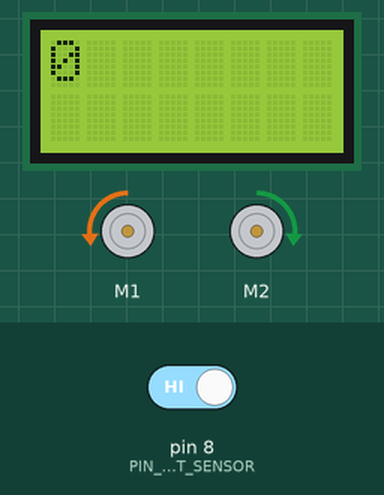
This sketch was run on a simulated Arduino Leonardo, built with avr-gcc and run on an emulated ATmega32U4. Shown: 8×2 character LCD, 2 × DC motor (green arrow = forward, orange = backward, longer = faster). The inputs (shaded band) are chosen by the test bench; at power-on: pin 8 (PIN_LEFT_SENSOR) HIGH.

Above: at 1.8 s.
1.9 s: pin 8 (PIN_LEFT_SENSOR) driven LOW
At 2.4 s:
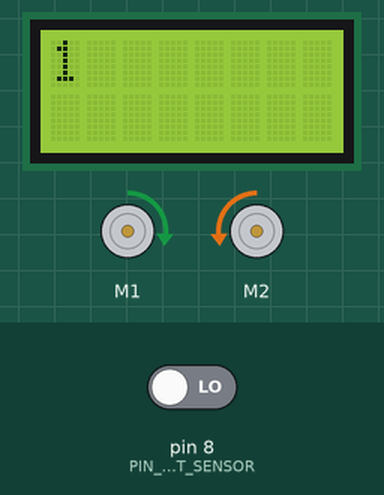
4.0 s: pin 8 (PIN_LEFT_SENSOR) driven HIGH
At 4.4 s:
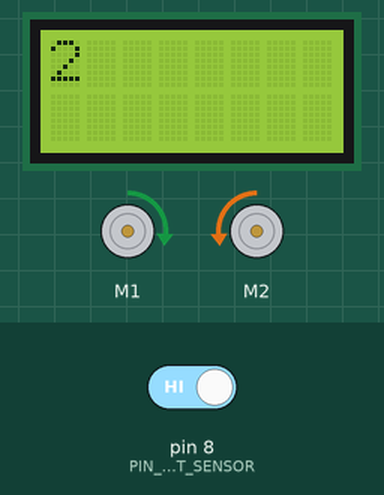
6.0 s: pin 8 (PIN_LEFT_SENSOR) driven LOW
At 6.4 s:
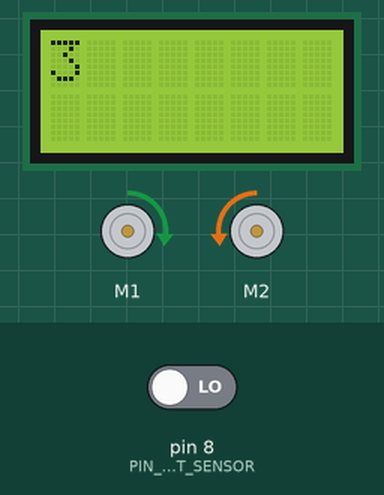
Timing chart, 0 to 14.0 s (numbered marks = the images above; inputs shaded):
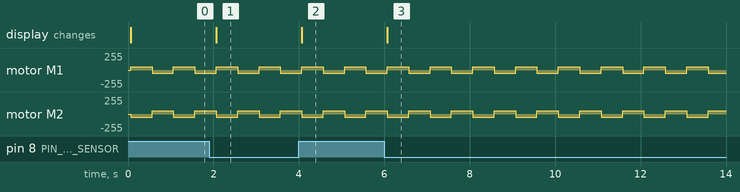

The sketch:

0_HandCounter.ino
```cpp
/* This program count the number of time PIN 8 changes state
 * PIN 8 is connected to the HALL effect sensor of the LEFT motor
 * This sensor detect the passage of a magnet that is connected to the shaft of the motor
 */
#include <Wire.h>
#include <Zumo32U4.h>

Zumo32U4LCD lcd;
Zumo32U4Motors motors;

// See https://www.pololu.com/docs/0J63/3.4
// We use the left wheel in this demo
#define PIN_LEFT_SENSOR  8

// We prepare variables to store information
int count; // number of time the sensor changes state
int previous_state; // previous state to be able to compare and see a change
int current_state; // current state to store the current reading of the sensor

void setup()
{
  // Set pin as INPUT because we ant to sense
  pinMode(PIN_LEFT_SENSOR, INPUT);

  // init count to 0
  count = 0;
  // init previous_state to the state of PIN_LEFT_SENSOR (0 or 1)
  // see https://www.arduino.cc/reference/en/language/functions/digital-io/digitalread/
  previous_state = digitalRead(PIN_LEFT_SENSOR);
}


void loop()
{
  //each time we restart the loop
  // read current state of PIN_LEFT_SENSOR
  current_state = digitalRead(PIN_LEFT_SENSOR);

  // if the state has change since last execution of the loop
  if (current_state != previous_state) {
    // add one to count
    count += 1;
  }

  // set previous_state to current_state before next execution of the loop
  previous_state = current_state;

  // print count on the top-left of the screen
  lcd.gotoXY(0, 0);
  lcd.print(count);

  // If we do something else while we try to monitor PIN_LEFT_SENSOR inside that loop
  // Then we miss a lot of events on PIN_LEFT_SENSOR because we are busy doing something else
  // Try by uncommenting the code below and see the counter totally fails
  motors.setSpeeds(75, -75);
  delay(500);
  motors.setSpeeds(-75, 75);
  delay(500);

}
```

Measured:
- after the input at 1.9 s, the display: changes after 0.17 s (image 1)
- after the input at 4.0 s, the display: changes after 0.07 s (image 2)
- after the input at 6.0 s, the display: changes after 0.07 s (image 3)
- by itself, motor M1, motor M2: alternates forward 47/255 for 0.50 s and backward 47/255 for 0.50 s
